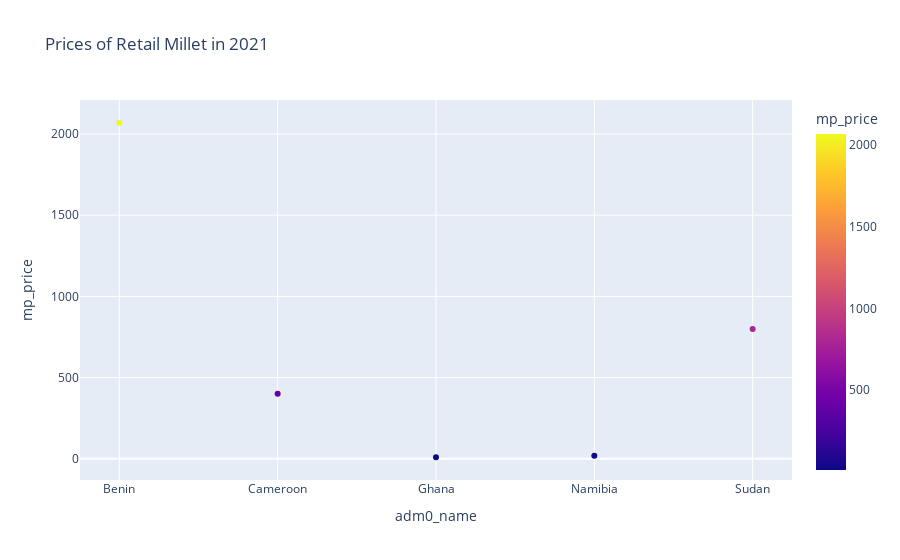

Notebook source saved alongside this figure:
### Code cell
millet_retail_data = global_food_prices[global_food_prices['cm_name'] == 'Millet - Retail']

indices_highest_prices = millet_retail_data.groupby('adm0_name')['mp_price'].idxmax()

millet_retail_highest_prices = millet_retail_data.loc[indices_highest_prices]
millet_retail_highest_prices = millet_retail_highest_prices[millet_retail_highest_prices['mp_year']== 2021].reset_index(drop=True)
millet_plots = px.scatter(millet_retail_highest_prices, x='adm0_name', y='mp_price', color='mp_price', title='Prices of Retail Millet in 2021', hover_data=['cur_name', 'mp_month']).show()

### Figure 1 — Plotly figure (JSON) as saved in the notebook; plotly's stock layout.template omitted (floating-point values rounded to 4 significant figures)
{"data": [{"customdata": [["XOF", 1], ["XAF", 4], ["GHS", 7], ["NAD", 5], ["SDG", 7]], "hovertemplate": "adm0_name=%{x}<br>mp_price=%{marker.color}<br>cur_name=%{customdata[0]}<br>mp_month=%{customdata[1]}<extra></extra>", "legendgroup": "", "marker": {"color": [2069.0, 400, 9.72, 19.35, 800], "coloraxis": "coloraxis", "symbol": "circle"}, "mode": "markers", "name": "", "orientation": "v", "showlegend": false, "type": "scatter", "x": ["Benin", "Cameroon", "Ghana", "Namibia", "Sudan"], "xaxis": "x", "y": [2069.0, 400, 9.72, 19.35, 800], "yaxis": "y"}], "layout": {"coloraxis": {"colorbar": {"title": {"text": "mp_price"}}, "colorscale": [[0, "#0d0887"], [0.1111, "#46039f"], [0.2222, "#7201a8"], [0.3333, "#9c179e"], [0.4444, "#bd3786"], [0.5556, "#d8576b"], [0.6667, "#ed7953"], [0.7778, "#fb9f3a"], [0.8889, "#fdca26"], [1, "#f0f921"]]}, "legend": {"tracegroupgap": 0}, "title": {"text": "Prices of Retail Millet in 2021"}, "xaxis": {"anchor": "y", "domain": [0, 1], "title": {"text": "adm0_name"}}, "yaxis": {"anchor": "x", "domain": [0, 1], "title": {"text": "mp_price"}}}}
